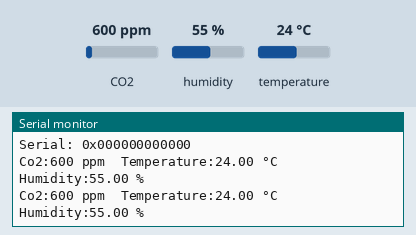
Bench run of a program on a simulated Arduino Uno, built with avr-gcc and run on an emulated ATmega328P. On the bench: the last lines printed to the serial monitor. The test bench sets the inputs (shaded band); at power-on: CO2 600 ppm, humidity 55 %, temperature 24 °C.

Above: at 11.8 s.
11.9 s: CO2 set to 452 ppm
At 17.3 s:
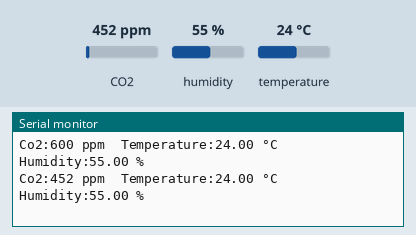
20.4 s: humidity set to 22 %
At 24.4 s:
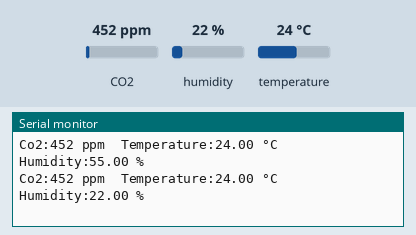
28.9 s: temperature set to 12 °C
At 30.2 s:
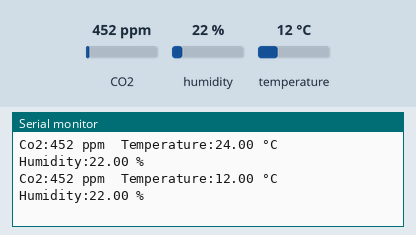

The program:

main.cpp
```cpp
#include <Arduino.h>
#include <Wire.h>
#include <SensirionI2CScd4x.h>

SensirionI2CScd4x scd4x;

void printUint16Hex(uint16_t value)
{
    Serial.print(value < 4096 ? "0" : "");
    Serial.print(value < 256 ? "0" : "");
    Serial.print(value < 16 ? "0" : "");
    Serial.print(value, HEX);
}

void printSerialNumber(uint16_t serial0, uint16_t serial1, uint16_t serial2)
{
    Serial.print("Serial: 0x");
    printUint16Hex(serial0);
    printUint16Hex(serial1);
    printUint16Hex(serial2);
    Serial.println();
}

void setup()
{
  Serial.begin(115200);
  Wire.begin();

  uint16_t error;
  char errorMessage[256];

  scd4x.begin(Wire);

  // stop potentially previously started measurement
  error = scd4x.stopPeriodicMeasurement();
  if (error)
  {
    Serial.print("Error trying to execute stopPeriodicMeasurement(): ");
    errorToString(error, errorMessage, 256);
    Serial.println(errorMessage);
  }

  uint16_t serial0;
  uint16_t serial1;
  uint16_t serial2;
  error = scd4x.getSerialNumber(serial0, serial1, serial2);
  if (error)
  {
    Serial.print("Error trying to execute getSerialNumber(): ");
    errorToString(error, errorMessage, 256);
    Serial.println(errorMessage);
  }
  else
  {
    printSerialNumber(serial0, serial1, serial2);
  }

  // Start Measurement
  error = scd4x.startPeriodicMeasurement();
  if (error)
  {
    Serial.print("Error trying to execute startPeriodicMeasurement(): ");
    errorToString(error, errorMessage, 256);
    Serial.println(errorMessage);
  }
}

void loop()
{
  char errorMessage[256];

  // Read Measurement
  uint16_t error;
  uint16_t co2;
  float temperature;
  float humidity;

  // Increase the delay to give the sensor enough time to perform a measurement
  delay(5000);

  error = scd4x.readMeasurement(co2, temperature, humidity);
  if (error)
  {
    Serial.print("Error trying to execute readMeasurement(): ");
    errorToString(error, errorMessage, 256);
    Serial.println(errorMessage);
  }
  else if (co2 == 0)
  {
    Serial.println("Invalid sample detected, skipping.");
  }
  else
  {
    Serial.print("Co2:");
    Serial.print(co2);
    Serial.print(" ppm");
    Serial.print("\t");
    Serial.print("Temperature:");
    Serial.print(temperature);
    Serial.print(" °C");
    Serial.print("\t");
    Serial.print("Humidity:");
    Serial.print(humidity);
    Serial.println(" %");

    // Wait for a moment with the LED on
    delay(1000); // Adjust this delay as needed
  }
}
```

Measured:
- after the input at 11.9 s, the serial monitor: prints a new line after 5.1 s (image 1)
- after the input at 20.4 s, the serial monitor: prints a new line after 2.6 s (image 2)
- after the input at 28.9 s, the serial monitor: prints a new line after 0.11 s (image 3)
